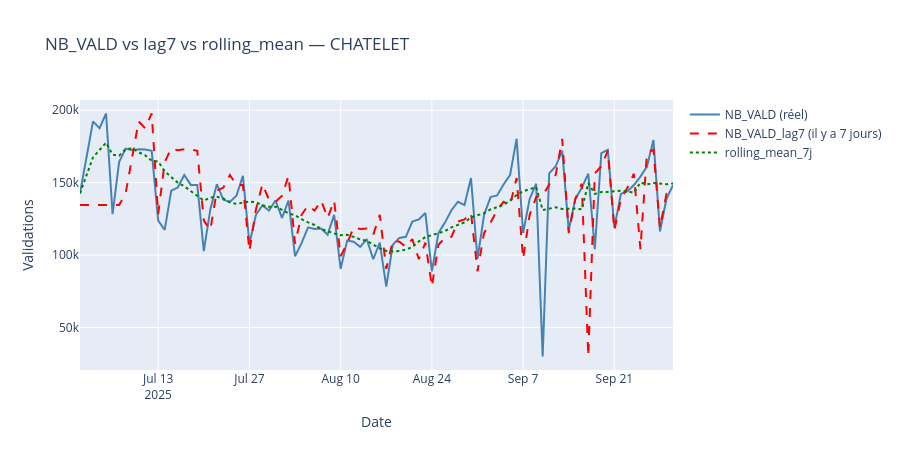

Source (notebook cell):
### Markdown cell above
---
## ÉTAPE 3.5 — Variables de lag

### Pourquoi les lags ?
Un lag c'est simplement **la valeur passée** d'une variable.

Pour prédire le trafic de demain à CHATELET :
- **lag1** = trafic de CHATELET hier → signal immédiat
- **lag7** = trafic de CHATELET il y a 7 jours → même jour la semaine dernière
- **rolling_mean_7j** = moyenne des 7 derniers jours → tendance récente

lag7 est la feature la plus prédictive car le trafic est cyclique sur 7 jours.
Un lundi ressemble toujours au lundi de la semaine précédente.

### Code cell
# Créer les lags
df = pp.add_lag_features(df)

print('Variables de lag créées :')
cols_lag = ['LIBELLE_ARRET', 'JOUR', 'NB_VALD',
            'NB_VALD_lag1', 'NB_VALD_lag7', 'rolling_mean_7j', 'rolling_std_7j']
display(df[cols_lag].head(15))

# Vérification des NULL
print('\nNULL après traitement :')
print(df[['NB_VALD_lag1', 'NB_VALD_lag7',
          'rolling_mean_7j', 'rolling_std_7j']].isnull().sum())

# Visualisation : lag7 vs NB_VALD pour un arrêt exemple
arret_exemple = 'CHATELET'
df_arret = df[df['LIBELLE_ARRET'] == arret_exemple].sort_values('JOUR')

fig = go.Figure()
fig.add_trace(go.Scatter(
    x=df_arret['JOUR'], y=df_arret['NB_VALD'],
    mode='lines', name='NB_VALD (réel)',
    line=dict(color='steelblue', width=2)
))
fig.add_trace(go.Scatter(
    x=df_arret['JOUR'], y=df_arret['NB_VALD_lag7'],
    mode='lines', name='NB_VALD_lag7 (il y a 7 jours)',
    line=dict(color='red', width=2, dash='dash')
))
fig.add_trace(go.Scatter(
    x=df_arret['JOUR'], y=df_arret['rolling_mean_7j'],
    mode='lines', name='rolling_mean_7j',
    line=dict(color='green', width=2, dash='dot')
))
fig.update_layout(
    title=f'NB_VALD vs lag7 vs rolling_mean — {arret_exemple}',
    xaxis_title='Date', yaxis_title='Validations',
    height=450, hovermode='x unified'
)
fig.show()

print(f'\nObservation : lag7 (rouge) suit de près NB_VALD (bleu) décalé de 7 jours')
print('C est la preuve que le trafic est cyclique sur 7 jours')
print('=> lag7 sera la feature la plus importante dans XGBoost')
